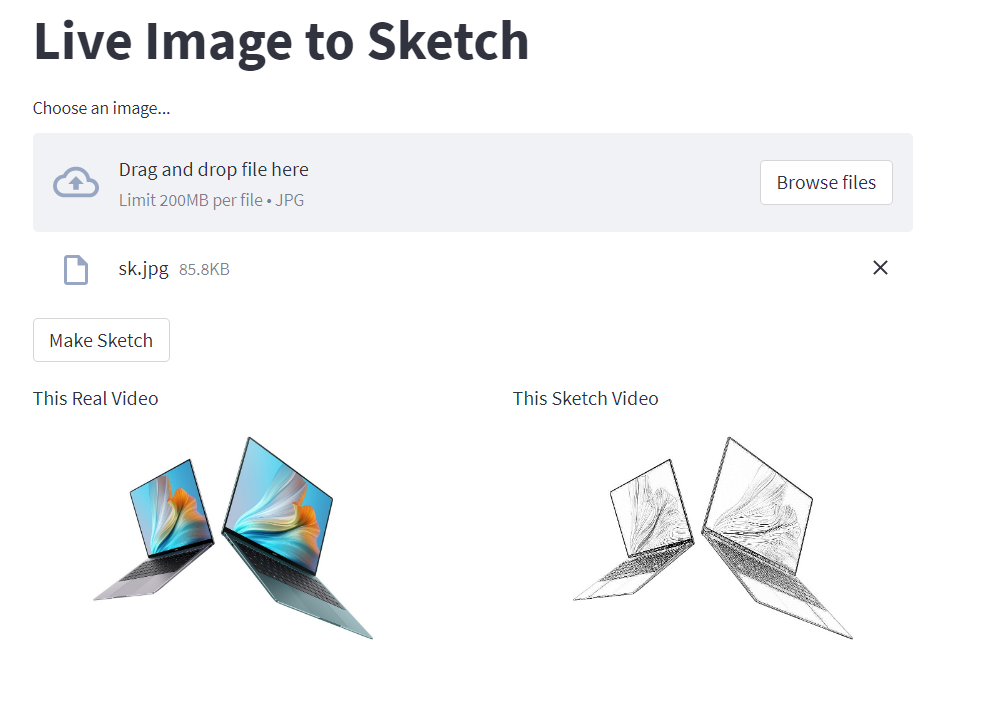
#> input picture images/SK2.PNG, 1007 x 718 px
$ python -i live_image-to-sketch.py   (imports and definitions only)
#> lines starting #> are read from the running program, lines starting #| are printed output that depends on the picture
#> further down, picture is the input picture: shape (718, 1007, 3); mean B, G, R 246.6, 245.8, 244.6
import cv2
import numpy as np
import streamlit as st

def sketch(image):

    height=int(image.shape[0])
#> height = 718
    width=int(image.shape[1])
#> width = 1007
    dim=(width,height)
#> dim = (1007, 718)

    resize=cv2.resize(image,dim,interpolation=cv2.INTER_AREA)
    kernel=np.array([[-1,-1,-1], [-1, 9,-1],[-1,-1,-1]])

    sharp=cv2.filter2D(resize,-1,kernel)
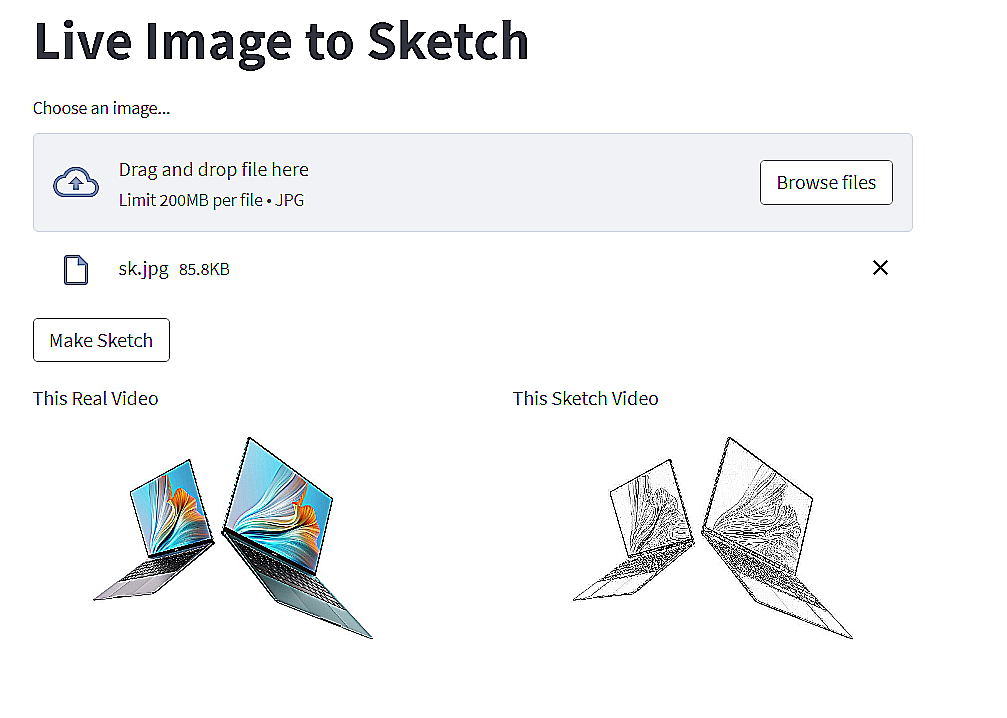
#> sharp: shape (718, 1007, 3); mean B, G, R 244.9, 244.2, 243
    gray=cv2.cvtColor(sharp,cv2.COLOR_BGR2GRAY)
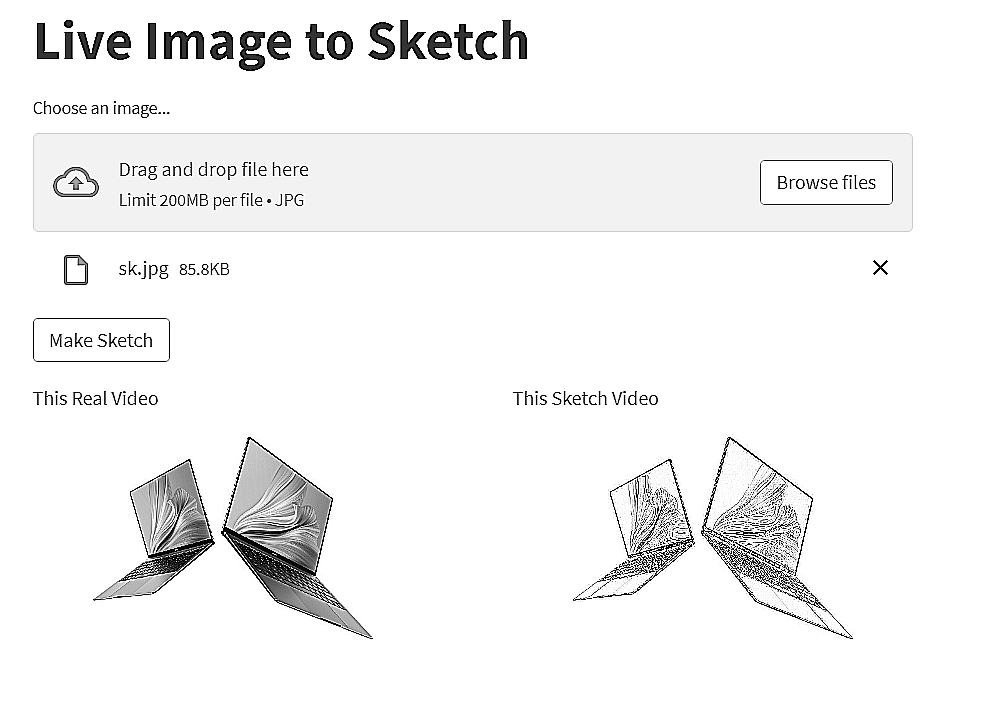
#> gray: shape (718, 1007); min 0, max 255, mean 243.9

    inv=255-gray
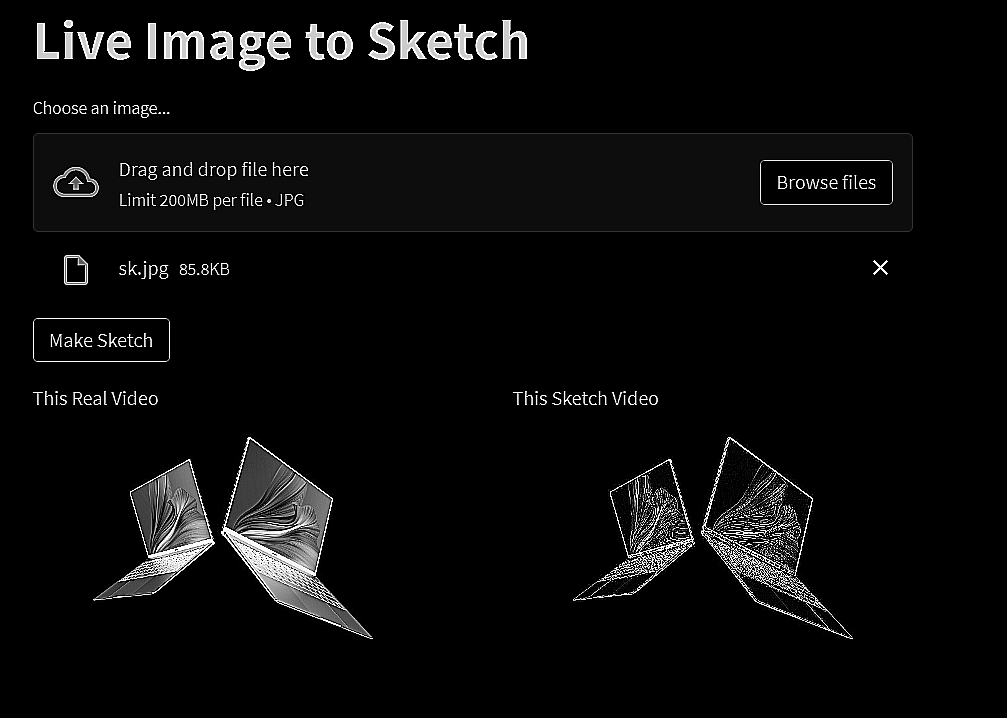
#> inv: shape (718, 1007); min 0, max 255, mean 11.1
    blur=cv2.GaussianBlur(src=inv,ksize=(15,15),sigmaX=0,sigmaY=0)
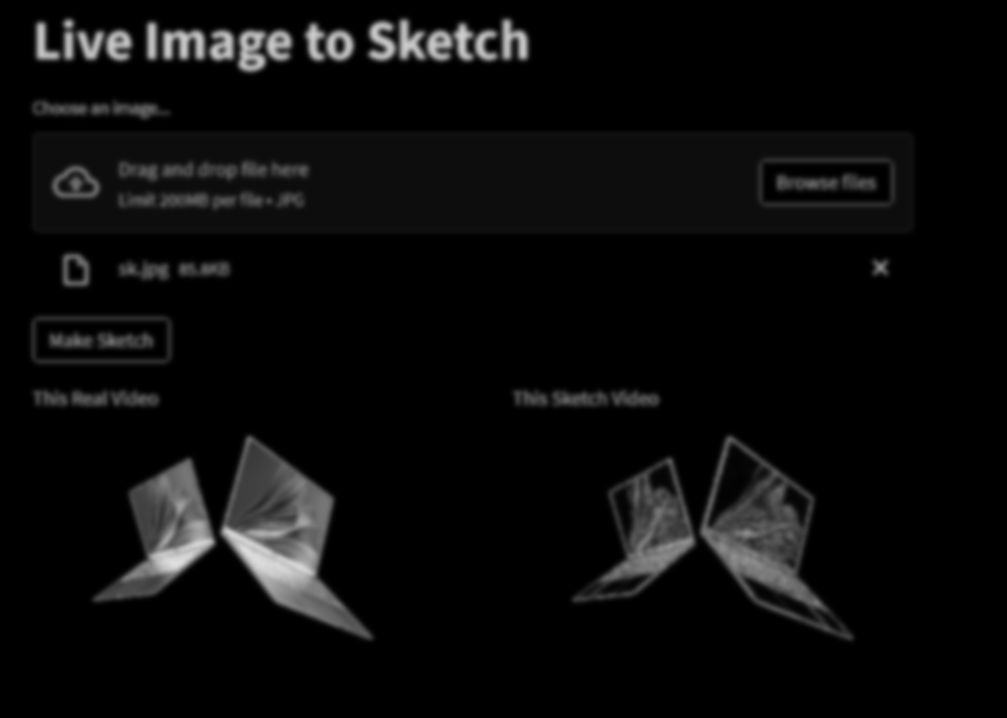
#> blur: shape (718, 1007); min 0, max 222, mean 11.1

    s=cv2.divide(gray,255-blur,scale=256)
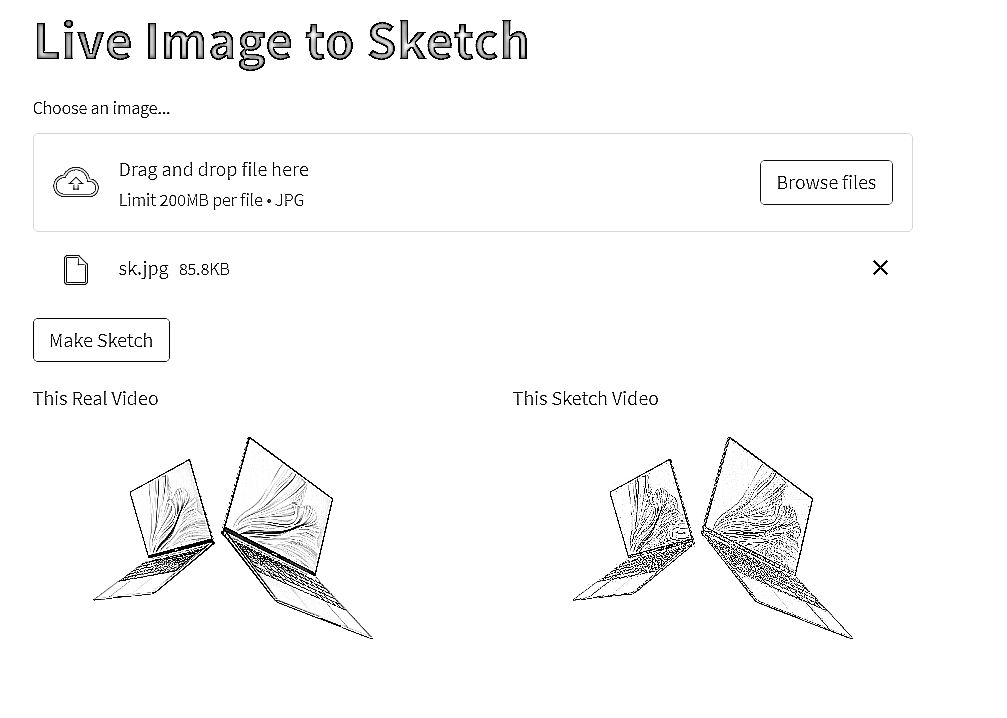
#> s: shape (718, 1007); min 0, max 255, mean 248.2
    return s

# [3 lines not run here, left out]
# [1 line that did not run here, left out]
#On predict button click
# [13 lines not run here, left out]

>>> import cv2
>>> picture = cv2.imread('images/SK2.PNG')
>>> result = sketch(picture)

$ run again, on images/sk1.PNG
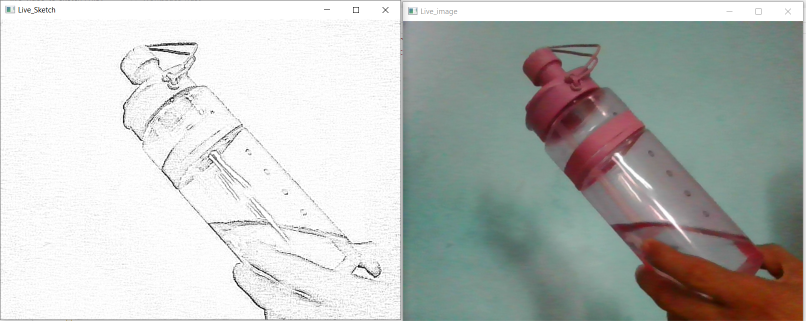
#> input picture images/sk1.PNG, 1611 x 642 px (shown at 1/2 size)
#> picture is the input picture: shape (642, 1611, 3); mean B, G, R 186.5, 189.7, 186.9
#> in sketch, `blur=cv2.GaussianBlur(src=inv,ksize=(15,15),sigmaX=0,sigmaY=0)`:
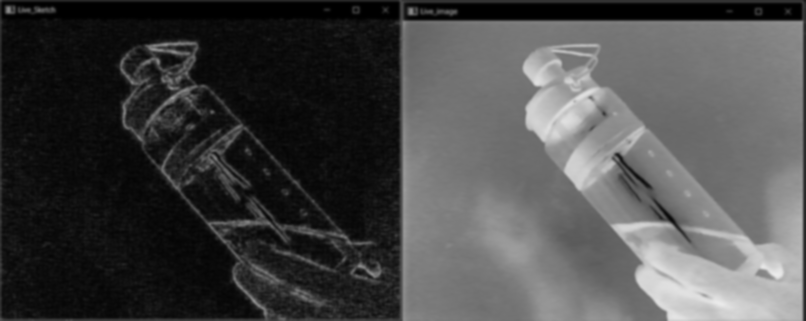
#> blur: shape (642, 1611) (shown at 1/2 size); min 0, max 235, mean 72.2
#> in sketch, `s=cv2.divide(gray,255-blur,scale=256)`:
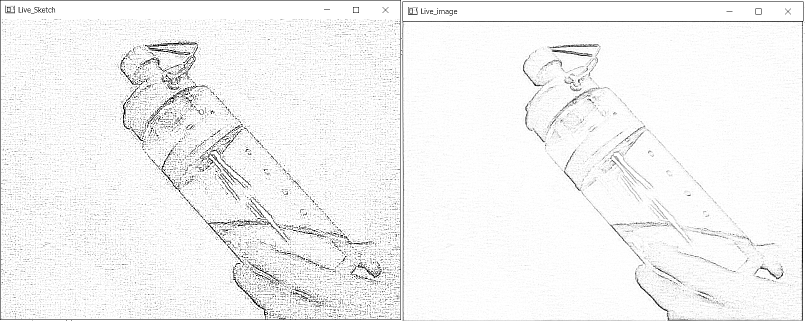
#> s: shape (642, 1611) (shown at 1/2 size); min 0, max 255, mean 243.5

$ run again, on images/sk.PNG
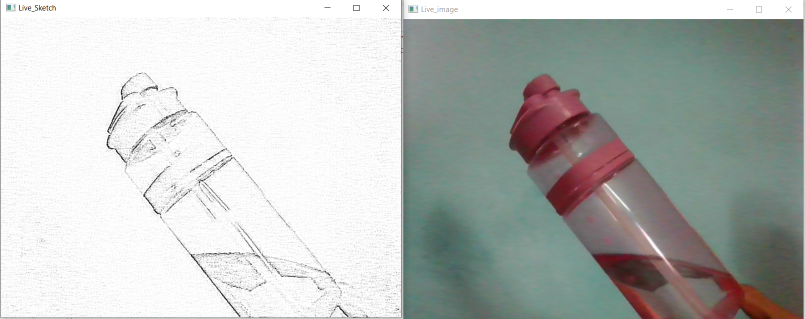
#> input picture images/sk.PNG, 1609 x 637 px (shown at 1/2 size)
#> picture is the input picture: shape (637, 1609, 3); mean B, G, R 186.2, 188.9, 185.3
#> in sketch, `blur=cv2.GaussianBlur(src=inv,ksize=(15,15),sigmaX=0,sigmaY=0)`:
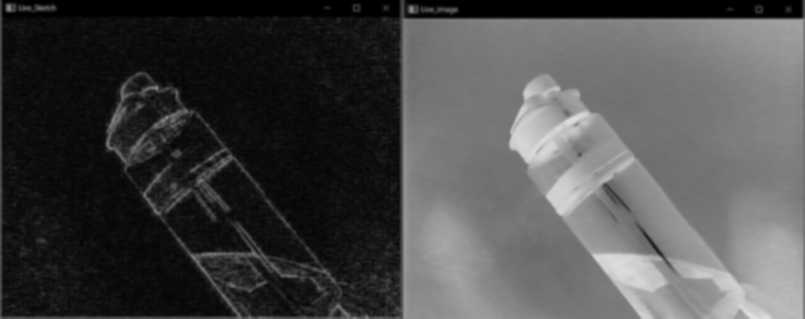
#> blur: shape (637, 1609) (shown at 1/2 size); min 0, max 224, mean 73.2
#> in sketch, `s=cv2.divide(gray,255-blur,scale=256)`:
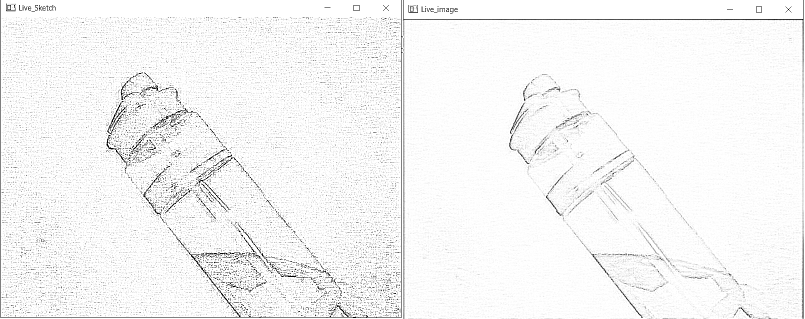
#> s: shape (637, 1609) (shown at 1/2 size); min 0, max 255, mean 245
